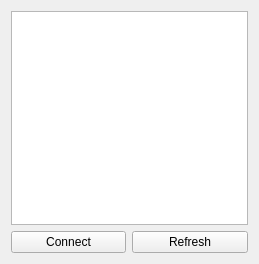
<?xml version="1.0" encoding="UTF-8"?>
<ui version="4.0">
 <class>AccountConnectionWidget</class>
 <widget class="QWidget" name="AccountConnectionWidget">
  <property name="geometry">
   <rect>
    <x>0</x>
    <y>0</y>
    <width>259</width>
    <height>264</height>
   </rect>
  </property>
  <property name="windowTitle">
   <string>Connection</string>
  </property>
  <layout class="QGridLayout" name="gridLayout">
   <item row="1" column="0">
    <widget class="QPushButton" name="PB_CONNECT">
     <property name="text">
      <string>Connect</string>
     </property>
    </widget>
   </item>
   <item row="1" column="1">
    <widget class="QPushButton" name="PB_REFRESH">
     <property name="text">
      <string>Refresh</string>
     </property>
    </widget>
   </item>
   <item row="0" column="0" colspan="2">
    <widget class="QListWidget" name="LW_ACCOUNTS"/>
   </item>
  </layout>
 </widget>
 <resources/>
 <connections/>
</ui>
